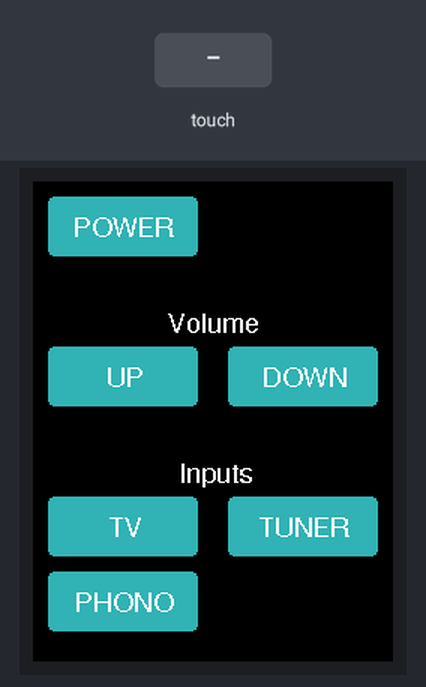
A sketch run on a simulated Arduino Mega 2560, built with avr-gcc and run on an emulated ATmega2560. On the bench: 240×320 colour display. The test bench sets the inputs (shaded band). What the sketch prints to the serial monitor is not drawn.

Above: at 1.4 s.
1.5 s: touch panel pressed at 13 % / 10 % of its raw x / y range
At 1.6 s:
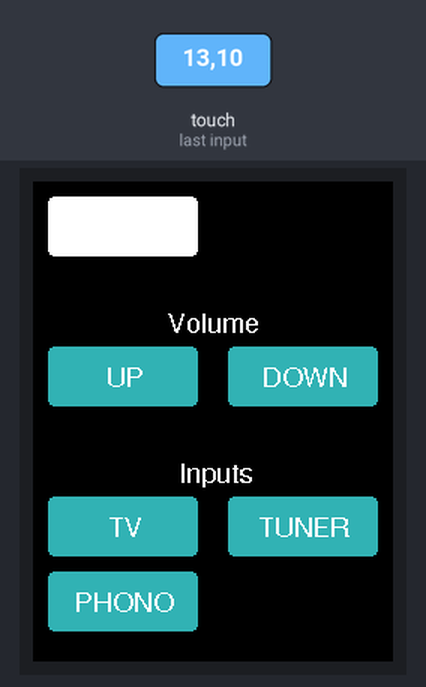
3.2 s: touch panel pressed at 13 % / 70 % of its raw x / y range
At 3.3 s:
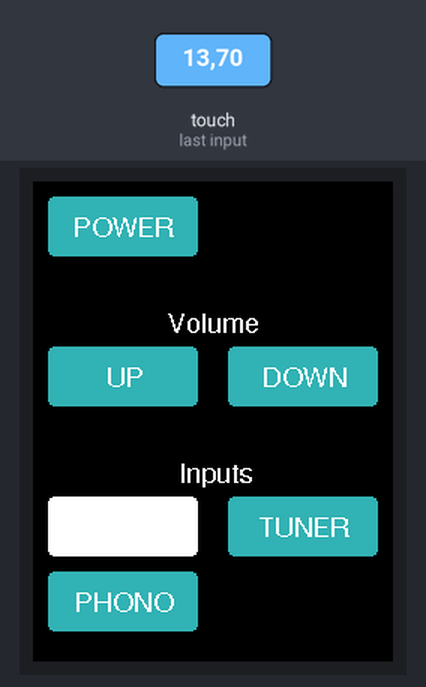
Timing chart, 0 to 6.2 s (numbered marks = the images above; inputs shaded):
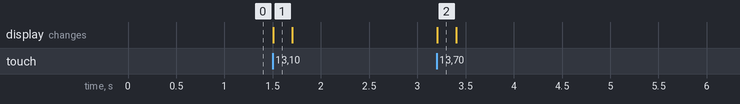

The sketch:

Arduino-Remote-Control.ino
```cpp
// Include the library files for the touchscreen
#include <Adafruit_ILI9341.h>
#include <SPI.h>
#include <Wire.h>
#include <Adafruit_FT6206.h>

// Include the file for the RemoteControl
#include "RemoteControl.h"


// This RemoteControl object that will control the user interface and
// send the signals to the TV
RemoteControl r;


// Run setup to draw the buttons
void setup()
{
  Serial.begin(9600);
  r.draw();
}


// Loop repeatedly to receive button inputs and perform actions
void loop()
{
  // Have the RemoteControl listen for touches on the screen
  // Loop will also send the signals when the appropriate buttons are pushed (not implemented yet).
  r.loop();
}
```

Action.cpp
```cpp
/*******************************************************************************
 * File: Action.cpp
 * Author: Scott Polansky
 * Description: This class performs a specific remote control action, e.g. turn
 *              on/off a TV, change the channel, etc.
 ******************************************************************************/


#include "Action.h"

/*******************************************************************************
 * Function: Action
 * Return Value: n/a
 * Description: Default constructor
  ******************************************************************************/
Action::Action()
{
  hexCode = nullptr;
  return;
}

Action::~Action()
{
  // Free the memory allocated to hexCode
  delete [] hexCode;
  return;
}
/*******************************************************************************
 * Function: setSequence
 * Return Value: n/a
 * Description: Sets the sequence of IR pulses that the LED should perform. The
 *              sequence is an array of 8-bit instructions. Each 1-bit
 *              represents an IR pulse and 0-bit represents no IR pulse. Each
 *              bit is separated by a short pause represented by PAUSE_LENGTH
 *              microseconds. Each bit has a duration of PULSE_LENGTH
 *              microseconds.
  ******************************************************************************/
void Action::setSequence(uint8_t *sequence, int bytes)
{
  // Allocate the memory for hexCode
  hexCode = new uint8_t[bytes];

  // Now fill the array
  for (int i = 0; i < bytes; i++)
  {
    hexCode[i] = sequence[i];
  }

  sequenceBytes = bytes;

  return;
}


/*******************************************************************************
 * Function: performAction
 * Return Value: n/a
 * Description: Performs the action by running through the sequence. The IR LED
 *              is should be hooked up to the pin number defined by the const
 *              LED_PIN.
  ******************************************************************************/
void Action::performAction()
{
    Serial.print(sequenceBytes);

  // First check that we've set a sequence
  if (hexCode == nullptr)
  {
    // Looks like there's nothing to do
    return;
  }

  /*****************************************************************************
  *  Perform the intro sequence -- this section should be improved to be more
  *  flexible. Will need to see how the intro sequences differ by electronic
  *  manufacturer/device
  *****************************************************************************/
  digitalWrite(LED_PIN, LOW);     // Make sure the LED is off to start
  pulseIR(INTRO_1);
  delayMicroseconds(INTRO_2);
  pulseIR(PULSE_LENGTH);
  delayMicroseconds(PAUSE_LENGTH);
  pulseIR(PULSE_LENGTH);
  delayMicroseconds(PAUSE_LENGTH);

  // Send the main signal
  for (int i = 0; i < sequenceBytes * 8; i++)
  {
    int byteNum = i / 8;
    int bitNum = 7 - i % 8;

    // Pulse the LED if a 1 otherwise leave it off for a 0
    if (((hexCode[/*i*/byteNum] >> /*i*/ bitNum) & 1) == 1)
    {
      pulseIR(PULSE_LENGTH);
    }
    else
    {
      delayMicroseconds(PULSE_LENGTH);
    }

    // Pause in between the bits
    delayMicroseconds(PAUSE_LENGTH);
  }

  /*****************************************************************************
  *  Perform the ending sequence -- this section should also be improved to be
  *  more flexible.
  *****************************************************************************/
  delayMicroseconds(ENDING_1 - PAUSE_LENGTH);
  pulseIR(ENDING_2);
  delayMicroseconds(ENDING_3);
  pulseIR(ENDING_4);

  return;
}


/*******************************************************************************
 * Function: pulseIR
 * Return Value: n/a
 * Description: Pulses the IR LED at 38kHz. The LED should be connected to the
 *              pin number defined by the constant LED pin. The pulse will last
 *              for the specified number of microseconds.
 *
 *              I got this code from someone else online...I can't remember
 *              the source.
  ******************************************************************************/
 void Action::pulseIR(long microsecs)
 {
  // This procedure sends a 38KHz pulse to the LED_PIN
 // for a certain # of microseconds.

  // The length of the pulse, from beginning to end, in microseconds
  int pulseLength = 1000. / FREQUENCY;
  int pauseLength = pulseLength / 2. - SWITCH_DURATION;


  cli();  // this turns off any background interrupts

  while (microsecs > 0)
  {
    digitalWrite(LED_PIN, HIGH);
    delayMicroseconds(pauseLength);
    digitalWrite(LED_PIN, LOW);
    delayMicroseconds(pauseLength);

    // so 26 microseconds altogether
    microsecs -= pulseLength; //PULSE_LENGTH;
  }

   sei();  // this turns them back on
 }
```

Action.h
```cpp
/*******************************************************************************
 * File: Action.h
 * Author: Scott Polansky
 * Description: This class performs a specific remote control action, e.g. turn
 *              on/off a TV, change the channel, etc.
 ******************************************************************************/


#ifndef ACTION_H
#define ACTION_H

#include "Arduino.h"

#define INTRO_1 9000        // IR LED should be on for this many microseconds in the intro section
#define INTRO_2 4400        // IR LED should be off for this many microseconds in the intro section
#define ENDING_1 41200      // IR exit sequence
#define ENDING_2 9420       // IR exit sequence
#define ENDING_3 2100       // IR exit sequence
#define ENDING_4 760        // IR exit sequence
#define PULSE_LENGTH 620    // Each bit in the signal is represented by either being on or off for this many usec
#define PAUSE_LENGTH 480    // Each bit is separated by this many usec
#define SWITCH_DURATION 3   // It takes 3 microseconds to switch on/off the LED
#define LED_PIN 30          // The pin that the IR LED is hooked up to
#define FREQUENCY 38        // The frequency of the IR pulse in kHz

class Action
{
private:
  uint8_t *hexCode;
  void pulseIR(long microsecs);
  int sequenceBytes; // The size of hexCode in bytes -- basically the length of the IR sequence

public:
  Action();
  ~Action();
  void setSequence(uint8_t *sequence, int bytes);
  void performAction();

};


#endif
```

Button.cpp
```cpp
/*******************************************************************************
 * File: Button.cpp
 * Author: Scott Polansky
 * Description: The Button class represents a button on the touchscreen. It
 *              displays the button and performes the appropriate action when
 *              pressed.
 ******************************************************************************/


#include "Button.h"


/*******************************************************************************
 * Function: Button
 * Return Value: n/a
 * Description: Default constructor. Shouldn't be used because the button won't
 *              do anything or be able to be displayed.
  ******************************************************************************/
Button::Button()
{
	x_coord = 0;
	y_coord = 0;
	height = 0;
	width = 0;

	tft = nullptr;
	return;
}


/*******************************************************************************
 * Function: Button
 * Return Value: n/a
 * Description: Constructor that specifies the required information
 *              needed for displaying and operating a button
 *
 * Notes: Buttons do not do anything yet. That code will be added later
  ******************************************************************************/
Button::Button(int x, int y, int height, int width, String label, uint16_t inactiveColor, uint16_t activeColor, Adafruit_ILI9341* tft)
{
  // Set the attributes of the button
	this->x_coord = x;
	this->y_coord = y;
	this->height = height;
	this->width = width;
  this->label = label;

  // Set the colors
  this->activeColor = activeColor;
  this->inactiveColor = inactiveColor;

  currentColor = inactiveColor;

	// Setup the TFT and touchscreen
	this->tft = tft;

	return;
}


/*******************************************************************************
 * Function: ~Button
 * Return Value: n/a
 * Description: Destructor. Nothing much to do here
  ******************************************************************************/
Button::~Button()
{
  return;
}


/*******************************************************************************
 * Function: drawButton
 * Return Value: n/a
 * Description: Draws the button on the screen
  ******************************************************************************/
void Button::drawButton()
{
	tft->fillRoundRect(x_coord, y_coord, width, height, 4, currentColor);

  // Determine the size of the label so that it can be center in the button
  int16_t x1, y1;
  uint16_t h, w;
  tft->getTextBounds(label.c_str(), 0, 0, &x1, &y1, &w, &h);

  // Figure out where it should go
  int xCoordText = (x_coord + width / 2) - w / 2;
  int yCoordText = (y_coord + height / 2) + h / 2;
  tft->setCursor(xCoordText, yCoordText);
  tft->println(label);
	return;
}


/*******************************************************************************
 * Function: inButton
 * Return Value: TRUE if (x,y) is within the boundaries of the button,
 *               FALSE otherwise
 * Description:  Used for determining whether a the spot touched on the
 *               touchscreen is on the button
  ******************************************************************************/
bool Button::inButton(int x, int y)
{
  if ((x >= x_coord)
      && (x <= x_coord + width)
      && (y >= y_coord)
      && (y <= y_coord + height))
  {
    return true;
  }
  else
  {
    return false;
  }
}

/*******************************************************************************
 * Function: flipColor
 * Return Value: n/a
 * Description: Flips the displayed color of the button from inactive --> active
 *              or vice versa
  ******************************************************************************/
void Button::flipColor()
{
  if (currentColor == inactiveColor)
  {
    currentColor = activeColor;
  }
  else
  {
    currentColor = inactiveColor;
  }

  drawButton();

  return;
}


/*******************************************************************************
 * Function: setActionSequence
 * Return Value: n/a
 * Description: Sets the sequence of pulses for the action.
 *
 * Parameters:  sequence - an array of 8-bit numbers (or 2- digit hexadecimals)
 *                         that represent the IR pulses for command
 *              bytes -    the number of bytes in the sequence, i.e. the number
 *                         of elements in the array
  ******************************************************************************/
void Button::setActionSequence(uint8_t *sequence, int bytes)
{
  buttonAct.setSequence(sequence, bytes);
}


/*******************************************************************************
 * Function: performActionSequence
 * Return Value: n/a
 * Description: Executes the sequence of pulses for the action.
 *
 * Parameters:  none
  ******************************************************************************/
  void Button::performActionSequence()
  {
    buttonAct.performAction();
  }
```

Button.h
```cpp
/*******************************************************************************
 * File: Button.h
 * Author: Scott Polansky
 * Description: The Button class represents a button on the touchscreen. It
 *              displays the button and performes the appropriate action when
 *              pressed.
 ******************************************************************************/

#ifndef BUTTON_H
#define BUTTON_H

#include <Adafruit_ILI9341.h>
#include "Arduino.h"
#include "Action.h"

#define IR_TRANSMIT_PIN 3   // The pin that the transimtting LED is on
#define PULSE_LENGTH 550
#define DELAY_LENGTH 600

class Button
{
private:
	int x_coord;
	int y_coord;
	int height;
	int width;
  String label;
  uint16_t inactiveColor;
  uint16_t activeColor;
  uint16_t currentColor;
  Action buttonAct;

	Adafruit_ILI9341* tft; // The screen that the button is on

public:
	Button();
	Button(int x, int y, int height, int width, String label, uint16_t inactiveColor, uint16_t activeColor, Adafruit_ILI9341* tft);
	~Button();
  void drawButton();
	void flipColor();
  bool inButton(int x, int y);
  void setActionSequence(uint8_t *sequence, int bytes); // Sounds exciting!!!
  void performActionSequence();

};

#endif
```

RemoteControl.h
```cpp
/*******************************************************************************
 * File: RemoteControl.h
 * Author: Scott Polansky
 * Description: The RemoteControl class represents a touchscreen remote control.
 *              It displays a user interface and handles the interaction with
 *              the user
 ******************************************************************************/

#ifndef REMOTE_CONTROL_H
#define REMOTE_CONTROL_H

#include <Adafruit_ILI9341.h>
#include <SPI.h>
#include <Wire.h>
#include <Adafruit_FT6206.h>
#include <Fonts/FreeSans9pt7b.h>
#include "Button.h"

// The TFT screen definitions
#define TFT_CS 10       // Pin for the TFT display
#define TFT_DC 9        // Pin for the TFT display
#define TS_MAX_X 240    // Max x-coordinate on the display
#define TS_MAX_Y 320    // Max y-coordinate on the display


// Button sizes
#define BUTTON_WIDTH 100    // Width of buttons
#define BUTTON_HEIGHT 40    // Height of buttons

// Button locations
#define POWER_X 10
#define POWER_Y 10
#define TUNER_X 130
#define TUNER_Y 210
#define TV_X 10
#define TV_Y 210
#define VOLUME_UP_X 10
#define VOLUME_UP_Y 110
#define VOLUME_DOWN_X 130
#define VOLUME_DOWN_Y 110
#define PHONO_X 10
#define PHONO_Y 260

// Button colors (represented in binary--see rgbColor struct definition for explanation)
#define DEFAULT_INACTIVE_RED 0b00110
#define DEFAULT_INACTIVE_GREEN 0b101100
#define DEFAULT_INACTIVE_BLUE 0b10110

#define DEFAULT_ACTIVE_RED 0b11111
#define DEFAULT_ACTIVE_GREEN 0b111111
#define DEFAULT_ACTIVE_BLUE 0b11111

#define BACKGROUND_COLOR_RED 0b00000
#define BACKGROUND_COLOR_GREEN 0000000
#define BACKGROUND_COLOR_BLUE 0b000000

#define BUTTON_DELAY 100

struct rgbColor
{
  // Colors on the screen are 16-bit
  /* MSB (5 bits of RED) (6 bits of GREEN) (5 bits of BLUE) LSB */
  int red;
  int green;
  int blue;

  int convertColor()
  {
    return blue + green * pow(2, 5) + red * pow(2, 11);
  }
};

class RemoteControl
{
private:
  Adafruit_ILI9341 tft;     // The TFT display
  Adafruit_FT6206 ts;       // The touchscreen
  Button power;
  Button volumeUp;
  Button volumeDown;
  Button tuner;
  Button tv;
  Button phono;
  rgbColor inactiveColor;   // The color of the buttons when they aren't being pressed
  rgbColor activeColor;     // The color of the buttons whey they are being pressed
  rgbColor background;
  bool wasTouched;          // Indicator for whether the screen had been touched
  Button* lastButton;       // Keeps track of the last button pushed

public:
  RemoteControl();
  void draw();
  void loop();

};


#endif
```

Source omitted: RemoteControl.cpp (7046 bytes)

Measured:
- after the input at 1.5 s, the display: changes at once (image 1)
- after the input at 3.2 s, the display: changes at once (image 2)
